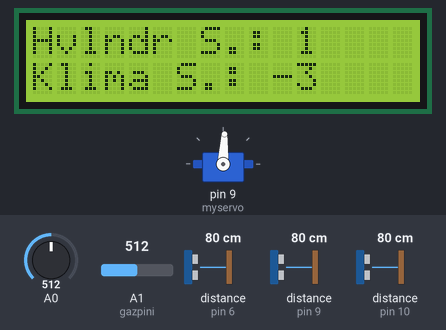
A sketch run on a simulated Arduino Uno, built with avr-gcc and run on an emulated ATmega328P. Parts: 16×2 character LCD, servo. The test bench sets the inputs (shaded band); at power-on: A1 (gazpini) = 512, A0 = 512, distance to the obstacle (sensors on pin 6, pin 9, pin 10) 80 cm. What the sketch prints to the serial monitor is not drawn.

Above: at 1.2 s.
1.3 s: A1 (gazpini) set to 716
At 3.9 s:
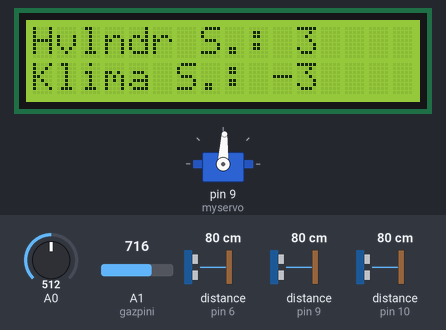
8.0 s: A0 set to 306
At 11.1 s:
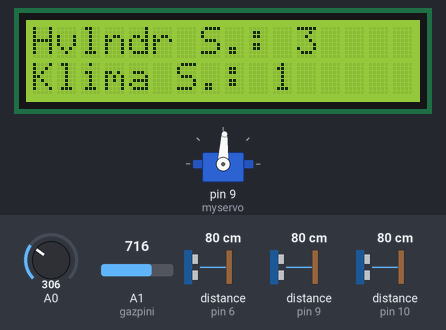
12.0 s: distance to the obstacle (sensor on pin 6) set to 2 cm
At 15.1 s:
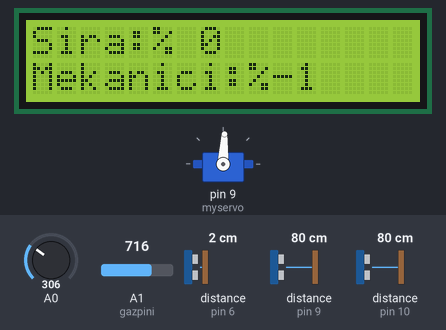
16.0 s: distance to the obstacle (sensor on pin 9) set to 2 cm
At 19.0 s:
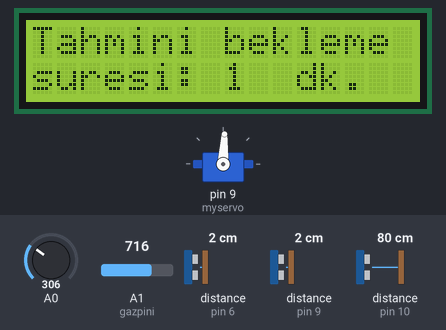
19.2 s: distance to the obstacle (sensor on pin 10) set to 2 cm
At 19.9 s:
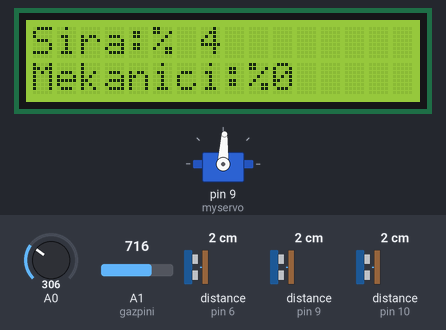
22.4 s: A0 set to 90
At 25.4 s:
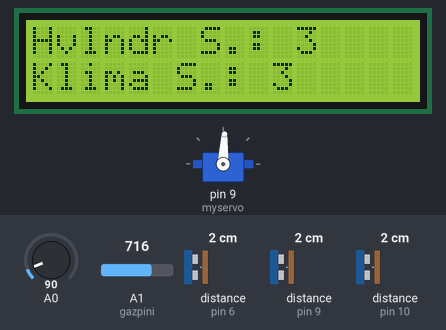
Timing chart, 0 to 26.9 s (numbered marks = the images above; inputs shaded):
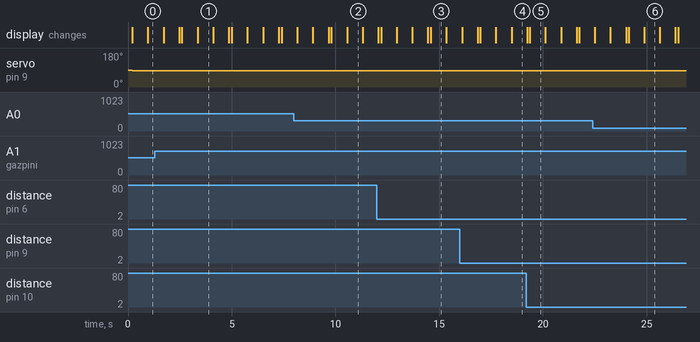

The sketch:

AutomatedSpaces.ino
```cpp
#include <LiquidCrystal.h>
#include <Servo.h>
#include <HCSR04.h>

HCSR04 sensor1(8,9);
HCSR04 sensor2(7,10);
HCSR04 sensor3(13,6);

int const gazpini = A1;

int sirames= 0;
int mekanicimes = 0;
int cikismes = 0;

int sirasay= 0;
int mekanicisay = 0;
int cikissay = 0;

int sirakapasite = 25;
int mekanicikapasite = 109;

Servo myservo;
int value;
int secvalue;
int senkdvalue;
double angle;

float sensor=0;
float celsius=0;
float voltage=0;

LiquidCrystal lcd(12, 11, 5, 4, 3, 2);

void setup() {

  lcd.begin(16, 2);

  Serial.begin(9600);

   myservo.attach(9);
}

void loop() {
  lcd.clear();

  int gazyogunluk = analogRead(gazpini);

  sensor=analogRead(0);
  voltage=sensor*5000/1024;
  voltage=voltage-500;
  celsius=voltage/50;

  sirames = sensor1.dist();
  mekanicimes = sensor2.dist();
  cikismes = sensor3.dist();

  Serial.println("\nSirames:");
  Serial.println(sirames);
  Serial.println("\n");

  Serial.println("\nMekanicimes:");
  Serial.println(mekanicimes);
  Serial.println("\n");

  Serial.println("\nCikismes:");
  Serial.println(cikismes);
  Serial.println("\n");

  gazyogunluk = map(gazyogunluk, 300, 750, 0, 100);

  Serial.println("\nGaz yogunluk:");
  Serial.println(gazyogunluk);
  Serial.println("\n");

  Serial.println("\nSicaklik:");
  Serial.println(celsius);
  Serial.println("\n");


  if(gecis(sirames)==true){
    sirasay++;
    mekanicisay++;
  }

  if(gecis(mekanicimes)==true){
    mekanicisay++;
    sirasay--;

  }

  if(gecis(cikismes)==true){
    cikissay++;
    mekanicisay--;
  }


  int sirayogunluk = 0;
  int mekaniciyogunluk = 0;
  int havalandirma = 0;
  int klima = 0;
  int beklemesuresi = 0;


  sirayogunluk = yogunlukHesaplayici(sirasay,sirakapasite);
  mekaniciyogunluk = yogunlukHesaplayici(mekanicisay,mekanicikapasite);
  havalandirma = havalandirmaCalistirici(gazyogunluk);
  klima = klimaCalistirici(celsius);
  beklemesuresi = bekleme(sirasay);


  value = girisKilit(sirasay,sirakapasite);
  secvalue = girisKilit(mekanicisay,mekanicikapasite);
  senkdvalue = kilitSenkron(value,secvalue);

  angle = map(senkdvalue, 0, 1023, 0, 180);
  //Serial.println(angle);
  myservo.write(angle);


  if(sirayogunluk >= 100 || mekaniciyogunluk >= 100){
    lcd.clear();
    lcd.setCursor(0, 0);
    lcd.print("Kapasite dolu.");
    lcd.setCursor(0,1);
    lcd.print("Girmeyiniz!");
    sirasay = sirakapasite;
     if(gecis(mekanicimes)==true){

    sirasay--;
  }
    delay(300);
  }


  else{
    lcd.setCursor(0, 0);
    lcd.print("Sira:%");
    lcd.setCursor(7,0);
    lcd.print(sirayogunluk);

    lcd.setCursor(0,1);
    lcd.print("Mekanici:%");
    lcd.setCursor(10,1);
    lcd.print(mekaniciyogunluk);
    Serial.print(mekanicisay);

    delay(750);

    lcd.clear();

    lcd.setCursor(0,0);
    lcd.print("Hvlndr S.:");
    lcd.setCursor(11,0);
    lcd.print(havalandirma);

    lcd.setCursor(0,1);
    lcd.print("Klima S.:");
    lcd.setCursor(10,1);
    lcd.print(klima);

    delay(750);

    lcd.clear();

    lcd.setCursor(0,0);
    lcd.print("Tahmini bekleme");

    lcd.setCursor(0,1);
    lcd.print("suresi:");
    lcd.setCursor(8,1);
    lcd.print(beklemesuresi);
    lcd.setCursor(11,1);
    lcd.print("dk.");

    delay(750);
  }
}


bool gecis(int mesafe){
  if(mesafe>50){
    return false;
  }
  else if(mesafe <= 50 && mesafe >= 0){
    return true;
  }
  else
    return false;
}


int yogunlukHesaplayici(int kisi,int kapasite){
  int yogunluk = 0;
  yogunluk = ((100*kisi)/(kapasite));

  return yogunluk;
}


int havalandirmaCalistirici(int gazyogunluk){

  if(gazyogunluk <= 30){
    Serial.print("Havalandirma calismiyor\n");
    return 0;
  }else if(gazyogunluk > 30 && gazyogunluk <= 50){
    //Hava az kirli
    Serial.print("Havalandirma az calisiyor\n");
    return 1;
  }else if(gazyogunluk > 50 && gazyogunluk <= 80){
    //Hava kirli
    Serial.print("Havalandirma calisiyor\n");
    return 2;
  }else if(gazyogunluk > 80){
    //Hava çok kirli
    Serial.print("Havalandirma cok calisiyor\n");
    return 3;
  }else{
    //Error
    Serial.print("Havalandirici cildirmasi!\n");
    return 4;
  }

}


int klimaCalistirici(int celsius){

  if(celsius >= 28){
    Serial.print("Max sogutma\n");
    return -3;
  }
  else if(celsius < 28 && celsius >= 25){
    Serial.print("Mid sogutma\n");
    return -2;
  }
  else if(celsius < 25 && celsius >= 22){
    Serial.print("Min sogutma\n");
    return -1;
  }
  else if(celsius < 22 && celsius >= 20){
    Serial.print("Sogutma/Isitma yok\n");
    return 0;
  }
  else if(celsius < 20 && celsius >= 18){
    Serial.print("Min isitma\n");
    return 1;
  }
  else if(celsius < 18 && celsius >= 14){
    Serial.print("Mid isitma\n");
    return 2;
  }
  else if(celsius < 14){
    Serial.print("Max isitma\n");
    return 3;
  }
  else{
    //Error
    Serial.print("Termometre hatasi!\n");
    return 4;
  }
}


int girisKilit(int kisi,int kapasite){
  int kilitDegeri = 0;

  if((kisi/kapasite)>= 1){
    kilitDegeri = 0;
  }
  else if((kisi/kapasite)< 1){
    kilitDegeri = 500;
  }
  else{
  Serial.print("Turnike cildirdi!");
  }
  return kilitDegeri;
}


int bekleme(int kisi){
  int beklemesuresi = 0;
  beklemesuresi = 1 * kisi;
  Serial.print("Tahmini bekleme suresi ");
  Serial.print(beklemesuresi);
  Serial.print(" dakikadir.");
  return beklemesuresi;
}

int kilitSenkron(int val,int secval){
 int anaval = 500;

  if(val == 0 || secval == 0){
    anaval = 0;
  }
   else if(val == 500 && secval == 500){
     anaval = 500;
  }
  else{
    Serial.print("Kilitlerde senkronizasyon hatasi!");
  }

  return anaval;
}
```

Measured:
- what the display in image 1 shows lasts 0.7 s, from 3.4 s to 4.1 s
